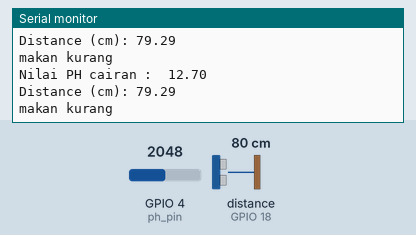
Recording of a sketch running on a simulated ESP32. On the bench: the last lines printed to the serial monitor. Wiring (inferred from the names in the program): ultrasonic range finder: trigger GPIO 5; echo GPIO 18. The inputs (shaded band) are chosen by the test bench; at power-on: distance to the obstacle (sensor on GPIO 18) 80 cm, GPIO 4 (ph_pin) = 2048. The echo pulse lasts 58.3 µs per cm.

Above: at 3.8 s.
3.9 s: distance to the obstacle (sensor on GPIO 18) set to 12 cm
At 7.4 s:
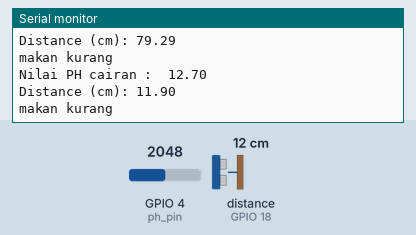
7.8 s: distance to the obstacle (sensor on GPIO 18) set to 9 cm
At 9.7 s:
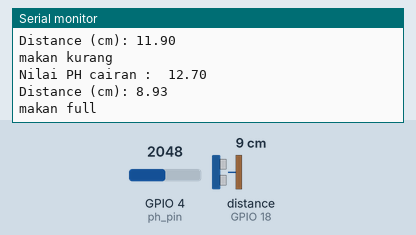
Timing chart, 0 to 11.2 s (numbered marks = the images above; inputs shaded):
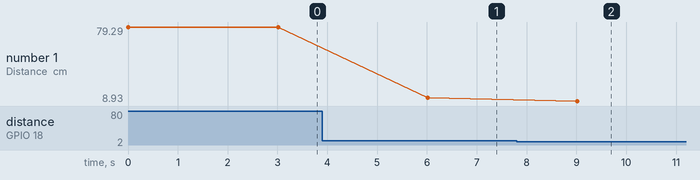

Measured:
- the behaviour switches between 11 and 10 cm on distance to the obstacle (sensor on GPIO 18) (found by bisection; images 1 and 2)
- after the input at 3.9 s, the serial monitor: prints a new line after 2.1 s (image 1)
- after the input at 7.8 s, the serial monitor: prints a new line after 1.2 s (image 2)
- plotted number 1: 79.29 → 11.9 after the input at 3.9 s, 11.9 → 8.93 after the input at 7.8 s

The sketch:

ph_sensro.ino
```cpp
//servo
// #include <ESP32Servo.h>
// Servo servo;
// int pos = 0;


//ultrasonic
const int trigPin = 5;
const int echoPin = 18;
#define batas 10
//define sound speed in cm/uS
#define SOUND_SPEED 0.034
#define CM_TO_INCH 0.393701
long duration;
float distanceCm;
float distanceInch;

//ph sensor
const int ph_pin = 4;
float Po = 0;
int nilai_analog_pH;
float PH_step;
double teganganPH;

//kalibrasi
 float PH4 = 3.1;
  float PH7 = 2.6;
void setup() {
  //ultrasonic
   Serial.begin(115200); // Starts the serial communication
  pinMode(trigPin, OUTPUT); // Sets the trigPin as an Output
  pinMode(echoPin, INPUT); // Sets the echoPin as an Input
  // put your setup code here, to run once:
  pinMode (ph_pin, INPUT);
  Serial.begin(9600);
//servo
  // servo.attach(23);
  // servo.write(0);
}

void loop() {
  // put your main code here, to run repeatedly:
  int nilai_analog_pH = analogRead(ph_pin);
  // Serial.print("Nilai ADC pH :  ");
  // Serial.println(nilai_analog_pH);
  teganganPH = 3.3/ 4096.0 * nilai_analog_pH;
  // Serial.print("Tegangan PH :  ");
  // Serial.println(teganganPH, 3);

  PH_step = (PH4 - PH7)/ 3;
  Po = 7.00 + ((PH7 - teganganPH) / PH_step);
  Serial.print("Nilai PH cairan :  ");
  Serial.println(Po, 2);
  //ultrasonic
   // Clears the trigPin
  digitalWrite(trigPin, LOW);
  delayMicroseconds(2);
  // Sets the trigPin on HIGH state for 10 micro seconds
  digitalWrite(trigPin, HIGH);
  delayMicroseconds(10);
  digitalWrite(trigPin, LOW);

  // Reads the echoPin, returns the sound wave travel time in microseconds
  duration = pulseIn(echoPin, HIGH);

  // Calculate the distance
  distanceCm = duration * SOUND_SPEED/2;

  // Convert to inches
  // distanceInch = distanceCm * CM_TO_INCH;

  // Prints the distance in the Serial Monitor
  Serial.print("Distance (cm): ");
  Serial.println(distanceCm );


 if (distanceCm > batas){
    Serial.println("makan kurang");
    // servo.write(90);
 }
  else{
    Serial.println("makan full");
    // servo.write(0);
  }
  // Serial.print("Distance (inch): ");
  // Serial.println(distanceInch);
  delay(3000);
}
```
